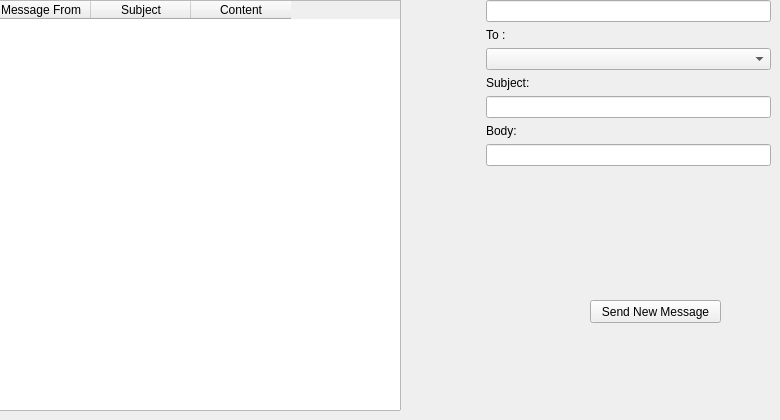
      <widget class="QWidget" name="tab_6">
       <attribute name="title">
        <string>Messages</string>
       </attribute>
       <widget class="QTableWidget" name="tableWidget_messages">
        <property name="geometry">
         <rect>
          <x>-10</x>
          <y>0</y>
          <width>411</width>
          <height>411</height>
         </rect>
        </property>
        <column>
         <property name="text">
          <string>Message From</string>
         </property>
        </column>
        <column>
         <property name="text">
          <string>Subject</string>
         </property>
        </column>
        <column>
         <property name="text">
          <string>Content</string>
         </property>
        </column>
       </widget>
       <widget class="QPushButton" name="pushButton_compose">
        <property name="geometry">
         <rect>
          <x>590</x>
          <y>300</y>
          <width>131</width>
          <height>23</height>
         </rect>
        </property>
        <property name="text">
         <string>Send New Message</string>
        </property>
       </widget>
       <widget class="QWidget" name="formLayoutWidget_11">
        <property name="geometry">
         <rect>
          <x>480</x>
          <y>0</y>
          <width>291</width>
          <height>291</height>
         </rect>
        </property>
        <layout class="QFormLayout" name="formLayout_14">
         <property name="fieldGrowthPolicy">
          <enum>QFormLayout::AllNonFixedFieldsGrow</enum>
         </property>
         <item row="1" column="1">
          <widget class="QLabel" name="label_34">
           <property name="text">
            <string>To :</string>
           </property>
          </widget>
         </item>
         <item row="2" column="1">
          <widget class="QComboBox" name="comboBox_allusers"/>
         </item>
         <item row="4" column="1">
          <widget class="QLabel" name="label_36">
           <property name="text">
            <string>Subject:</string>
           </property>
          </widget>
         </item>
         <item row="6" column="1">
          <widget class="QLineEdit" name="lineEdit_message_subject"/>
         </item>
         <item row="7" column="1">
          <widget class="QLabel" name="label_38">
           <property name="text">
            <string>Body:</string>
           </property>
          </widget>
         </item>
         <item row="8" column="1">
          <widget class="QLineEdit" name="lineEdit_message_body"/>
         </item>
         <item row="0" column="1">
          <widget class="QLineEdit" name="lineEdit_sender_id"/>
         </item>
        </layout>
       </widget>
      </widget>
